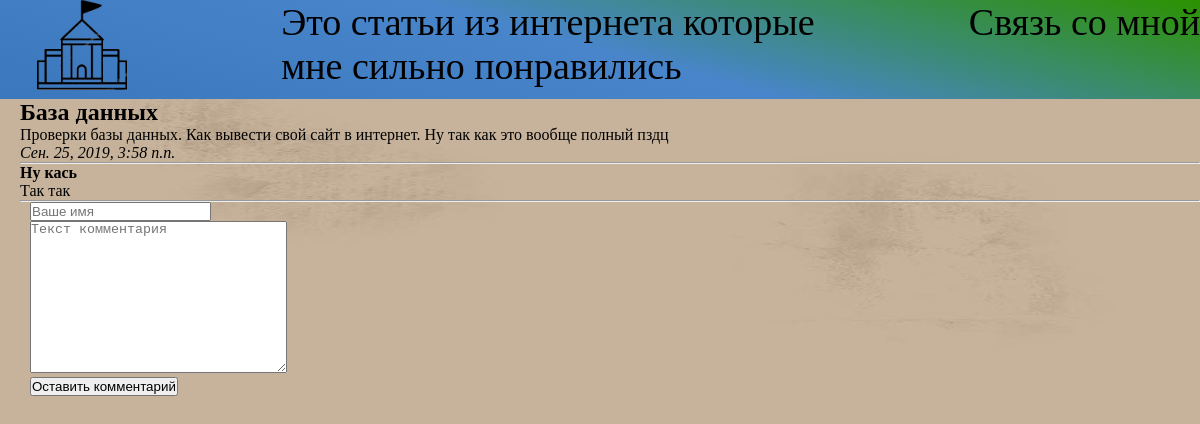
/articles/1/, run on the app's committed database.
### Sport/apps/articles/models.py (models this page shows, shortened)
class Article(models.Model):
	article_title = models.CharField('Название статьи', max_length = 200)
	article_text = models.TextField('Текст статьи')
	pub_date = models.DateTimeField('Data')
	def was_published_recently(self):
		return self.pub_date >= (timezone.now() - datetime.timedelta(days = 7))
	class Meta:
		verbose_name = 'Статья'
		verbose_name_plural = 'Статьи'

class Comment(models.Model):
	article =models.ForeignKey(Article, on_delete = models.CASCADE)
	author_name = models.CharField('Name', max_length = 50)
	comment_text = models.CharField('Text', max_length = 200)
	class Meta:
		verbose_name = 'Комментарий'
		verbose_name_plural = 'Коментарии'

### Sport/apps/articles/views.py (the view)
# urls.py: path('<int:article_id>/', views.detail, name='detail'),
def detail(request, article_id):
	try:
		a = Article.objects.get( id = article_id )
	except:
		raise Http404("Статья не найдена !")
	latest_comment_list = a.comment_set.order_by('-id')[:10]
	return render(request, 'articles/detail.html', {'article': a, 'latest_comment_list': latest_comment_list})

### Sport/templates/articles/detail.html (shortened to what this page needs)
{% extends 'base.html' %}
{% block content %}
<main class="comment-main">
	<h2>{{article.article_title}}</h2>
	<p>{{article.article_text}}</p>
	<em>{{article.pub_date}}</em>
	<hr>
	{% if latest_comment_list %}
		{% for c in latest_comment_list %}
			<p>
				<strong>{{c.author_name}}</strong>
				<p>{{c.comment_text}}</p>
			</p>
		{% endfor %}
	{% else %}
	Комментарии не найдены! Станьте первым
	{% endif %}
	<hr>
	<form action="{% url 'articles:leave_comment' article.id %}" method="POST">
		<input type="text" required placeholder="Ваше имя" name="name"><br>
		<textarea name="text" required="" placeholder="Текст комментария" cols="30" rows="10"></textarea><br>
		<button type="submit">Оставить комментарий</button>
	</form>
</main>
{% endblock %}

### static/css/base.css (style rules this page uses)
* { margin: 0; padding: 0; }
body { font-family: 'Mansalva', cursive; background: url(images/base-body-bacground.jpg); background-repeat: round; }
.comment-main { padding-left: 20px; }
.comment-main form { padding-left: 10px; }

### data on the page
Article: article_title "База данных", article_text "Проверки базы данных. Как вывести свой сайт в интернет. Ну так как это вообще полный пздц", pub_date "Сен. 25, 2019, 3:58 п.п."
Comment: author_name "Ну кась", comment_text "Так так"
